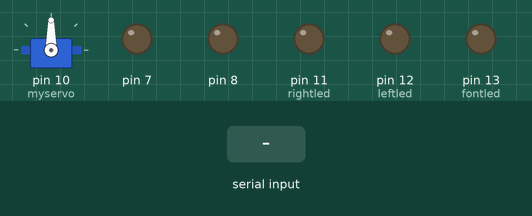
This sketch was run on a simulated Arduino Uno, built with avr-gcc and run on an emulated ATmega328P. Parts: servo, output pins drawn as LEDs (lit = HIGH). Dashed ring = blinking. Inputs (shaded band) come from the test bench. What the sketch prints to the serial monitor is not drawn.

Above: at 1.2 s.
1.3 s: "L" received over Serial
At 1.4 s:
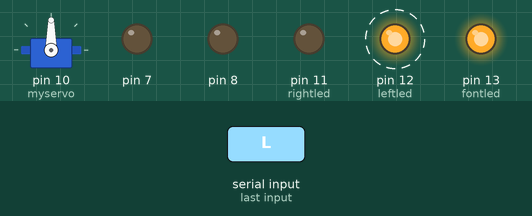
4.3 s: "F" received over Serial
At 5.8 s:
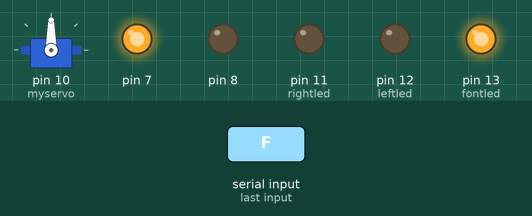
6.1 s: "R" received over Serial
At 6.2 s:
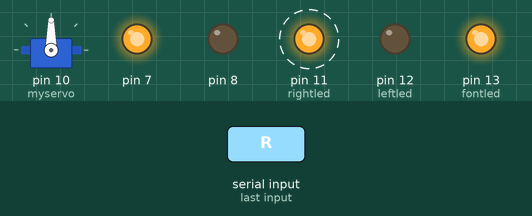
9.1 s: "S" received over Serial
At 10.3 s:
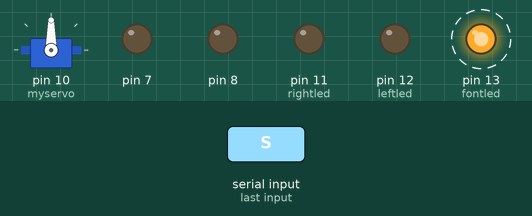
12.1 s: "l" received over Serial
At 13.7 s:
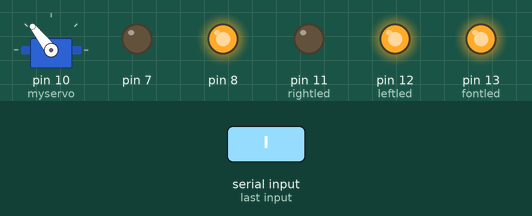
14.9 s: "r" received over Serial
At 15.4 s:
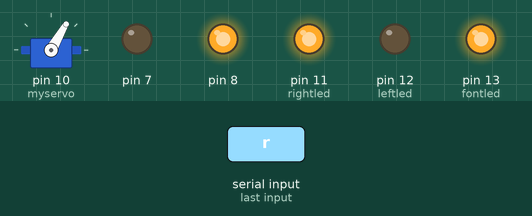
Timing chart, 0 to 17.4 s (numbered marks = the images above; inputs shaded):
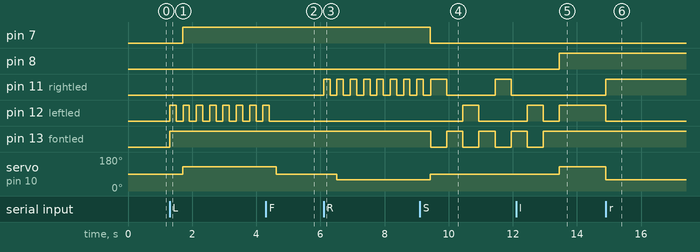

The sketch:

Arduino_code.ino
```cpp
#include <Servo.h>
int fontled=13; //Red Led Connected
int leftled=12; //Blue Led Connected
int rightled=11; //Green Led Connected
char state=0; //for Bluetooth initial state
Servo myservo;

void setup(){
  myservo.attach(10);
  pinMode(fontled,OUTPUT);
  pinMode(leftled,OUTPUT);
  pinMode(rightled,OUTPUT);
  pinMode(8,OUTPUT);
  pinMode(7,OUTPUT);
  Serial.begin(9600);
}

void loop(){
 if(Serial.available()>0){
  state=Serial.read();
  Serial.write(state);
 }


if(state == 'F'){ //boat goes front
  digitalWrite(fontled,HIGH);
  digitalWrite(leftled,LOW);
  digitalWrite(rightled,LOW);
//set Enable motor driver
  digitalWrite(7,HIGH);
  digitalWrite(8,LOW);
////////////////////////////////////////////////////
   myservo.write(90);     //servo position 90 degree
    delay(15);
}
else if(state=='L'){ //boat goes font left
  digitalWrite(fontled,HIGH);
  digitalWrite(leftled,HIGH);
  delay(200);
  digitalWrite(leftled,LOW);
  delay(200);
  digitalWrite(rightled,LOW);
//set Enable motor driver
  digitalWrite(7,HIGH);
  digitalWrite(8,LOW);
////////////////////////////////////////////////////
   myservo.write(128);    //servo position 128 degree
    delay(15);
}
else if(state=='R'){ //boat goes font right
  digitalWrite(fontled,HIGH);
 digitalWrite(rightled,HIGH);
 delay(200);
 digitalWrite(rightled,LOW);
 delay(200);
 digitalWrite(leftled,LOW);
//set Enable motor driver
  digitalWrite(7,HIGH);
  digitalWrite(8,LOW);
////////////////////////////////////////////////////
   myservo.write(60);    //servo position 60 degree
    delay(15);
}
else if(state=='S'){ //boat goes stop
  //set Enable motor driver
    digitalWrite(7,LOW);
  digitalWrite(8,LOW);
////////////////////////////////////////////////////
 myservo.write(90);         //servo position 90 degree
    delay(15);
    digitalWrite(rightled,HIGH);
    digitalWrite(fontled,LOW);
    digitalWrite(leftled,LOW);
    delay(500);
     digitalWrite(rightled,LOW);
    digitalWrite(fontled,HIGH);
    digitalWrite(leftled,LOW);
    delay(500);
     digitalWrite(rightled,LOW);
    digitalWrite(fontled,LOW);
    digitalWrite(leftled,HIGH);
    delay(500);
digitalWrite(rightled,LOW);
    digitalWrite(fontled,HIGH);
    digitalWrite(leftled,LOW);
    delay(500);
}
else if(state=='l'){ //boat goes back left
  digitalWrite(fontled,HIGH);
  digitalWrite(leftled,HIGH);
  digitalWrite(rightled,LOW);
//set Enable motor driver
  digitalWrite(7,LOW);
  digitalWrite(8,HIGH);
////////////////////////////////////////////////////
   myservo.write(128);    //servo position 128 degree
    delay(15);
}
else if(state=='r'){ //boat goes back right
  digitalWrite(fontled,HIGH);
 digitalWrite(rightled,HIGH);
 digitalWrite(leftled,LOW);
//set Enable motor driver
  digitalWrite(7,LOW);
  digitalWrite(8,HIGH);
////////////////////////////////////////////////////
   myservo.write(60);    //servo position 45 degree
    delay(15);
}
if(state == 'b'){ //boat goes back
  digitalWrite(fontled,HIGH);
  digitalWrite(leftled,HIGH);
  digitalWrite(rightled,HIGH);
//set Enable motor driver
  digitalWrite(7,LOW);
  digitalWrite(8,HIGH);
////////////////////////////////////////////////////
   myservo.write(90);     //servo position 90 degree
    delay(15);
}
}
```

Measured:
- after the input at 1.3 s, pin 7: LOW → HIGH after 0.40 s; pin 12 (leftled): alternates HIGH for 0.20 s and LOW for 0.22 s, starting at once; pin 13 (fontled): LOW → HIGH at once; servo on pin 10 (myservo): 90° → 128° after 0.40 s
- after the input at 4.3 s, pin 12 (leftled): goes on until 4.4 s, then stays LOW; servo on pin 10 (myservo): 128° → 90° after 0.32 s
- after the input at 6.1 s, pin 11 (rightled): alternates HIGH for 0.20 s and LOW for 0.22 s, starting at once; servo on pin 10 (myservo): 90° → 60° after 0.40 s
- after the input at 9.1 s, pin 7: HIGH → LOW after 0.32 s; pin 12 (leftled): LOW → HIGH after 1.3 s, → LOW 0.50 s later; pin 13 (fontled): alternates HIGH for 0.51 s and LOW for 0.50 s, starting after 0.34 s; servo on pin 10 (myservo): 60° → 90° after 0.32 s
- after the input at 12.1 s, pin 8: LOW → HIGH after 1.4 s; pin 11 (rightled): stays LOW (without the input it goes to HIGH after 1.4 s); pin 13 (fontled): goes on until 13.0 s, then stays HIGH; servo on pin 10 (myservo): 90° → 128° after 1.4 s
- after the input at 14.9 s, pin 11 (rightled): LOW → HIGH at once; pin 12 (leftled): HIGH → LOW at once; servo on pin 10 (myservo): 128° → 60° at once
